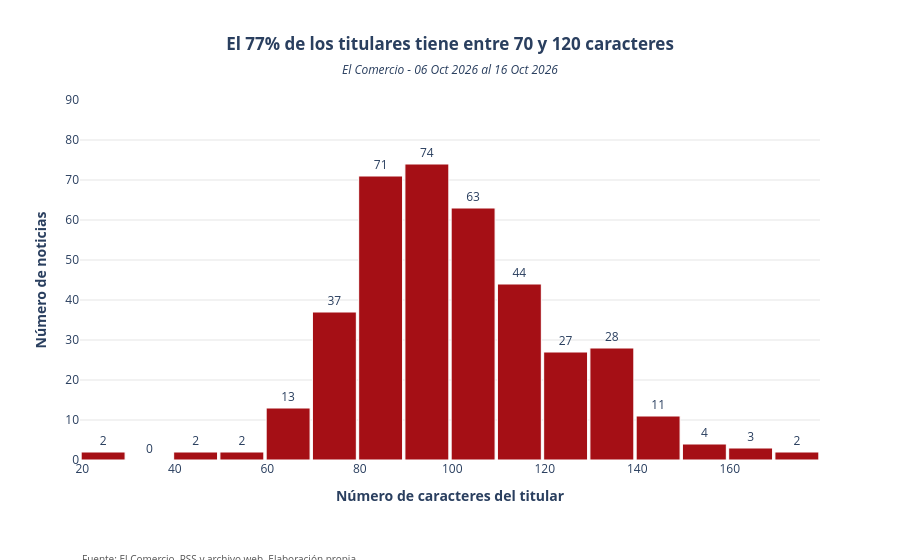

The cell this chart's notebook holds for it:
### Markdown cell above
4.3 Histograma de longitud de caracteres de los titulares

### Code cell
largo = df["titular"].str.len().rename("caracteres").to_frame()
desde, hasta = 70, 120
pct = largo["caracteres"].between(desde, hasta).mean()
fechas = pd.to_datetime(df["fecha"])

fig = px.histogram(largo, x="caracteres", nbins=30, text_auto=True,
                   color_discrete_sequence=[px.colors.sequential.Reds[-2]],
                   title=f"<b>El {pct:.0%} de los titulares tiene entre {desde} y {hasta} caracteres</b>",
                   subtitle=f"<i>El Comercio - {fechas.min():%d %b %Y} al {fechas.max():%d %b %Y}</i>")

fig.update_traces(marker_line_color="white", marker_line_width=1,
                  textposition="outside")

fig.update_layout(title_x=0.5,
                  xaxis_title="<b>Número de caracteres del titular</b>",
                  yaxis_title="<b>Número de noticias</b>",
                  plot_bgcolor="white", bargap=0.05, margin=dict(b=100))
fig.update_yaxes(gridcolor="#E5E5E5", range=[0, 90])

fig.add_annotation(text="Fuente: El Comercio, RSS y archivo web. Elaboración propia.",
                   xref="paper", yref="paper", x=0, y=-0.25,
                   xanchor="left", yanchor="top", showarrow=False,
                   font=dict(size=10, color="#555555"))

fig.show()

### Figure 1 — Plotly figure (JSON) as saved in the notebook; plotly's stock layout.template omitted (floating-point values rounded to 4 significant figures; data arrays with more than 128 entries replaced by an {"elided": "..."} marker saying what was removed)
{"data": [{"bingroup": "x", "hovertemplate": "caracteres=%{x}<br>count=%{y}<extra></extra>", "legendgroup": "", "marker": {"color": "rgb(165,15,21)", "line": {"color": "white", "width": 1}, "pattern": {"shape": ""}}, "name": "", "nbinsx": 30, "orientation": "v", "showlegend": false, "textposition": "outside", "texttemplate": "%{value}", "type": "histogram", "x": {"elided": "383 int values"}, "xaxis": "x", "yaxis": "y"}], "layout": {"annotations": [{"font": {"color": "#555555", "size": 10}, "showarrow": false, "text": "Fuente: El Comercio, RSS y archivo web. Elaboración propia.", "x": 0, "xanchor": "left", "xref": "paper", "y": -0.25, "yanchor": "top", "yref": "paper"}], "bargap": 0.05, "barmode": "relative", "legend": {"tracegroupgap": 0}, "margin": {"b": 100}, "plot_bgcolor": "white", "title": {"subtitle": {"text": "<i>El Comercio - 06 Oct 2026 al 16 Oct 2026</i>"}, "text": "<b>El 77% de los titulares tiene entre 70 y 120 caracteres</b>", "x": 0.5}, "xaxis": {"anchor": "y", "domain": [0, 1], "title": {"text": "<b>Número de caracteres del titular</b>"}}, "yaxis": {"anchor": "x", "domain": [0, 1], "gridcolor": "#E5E5E5", "range": [0, 90], "title": {"text": "<b>Número de noticias</b>"}}}}
